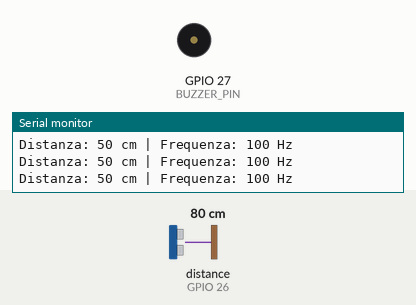
Recording of a sketch running on a simulated ESP32. Shown: buzzer (waves = sounding), the last lines printed to the serial monitor. Wiring (from diagram.json): ultrasonic range finder: trigger GPIO 25; echo GPIO 26. Inputs (shaded band) come from the test bench; at power-on: distance to the obstacle (sensor on GPIO 26) 80 cm. The echo pulse lasts 58.3 µs per cm.

Above: at 1.2 s.
1.3 s: distance to the obstacle (sensor on GPIO 26) set to 2 cm
At 2.2 s:
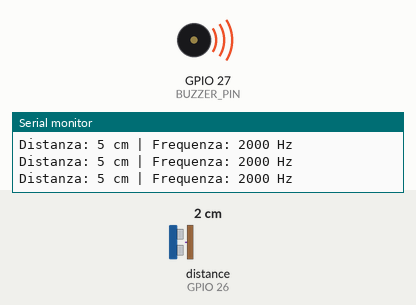
2.8 s: distance to the obstacle (sensor on GPIO 26) set to 60 cm
At 3.7 s:
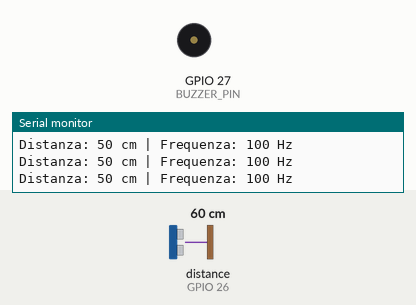
4.3 s: distance to the obstacle (sensor on GPIO 26) set to 4 cm
At 5.4 s:
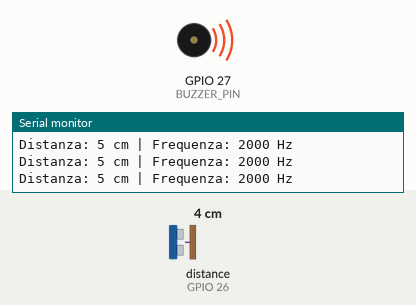
Timing chart, 0 to 7.3 s (numbered marks = the images above; inputs shaded):
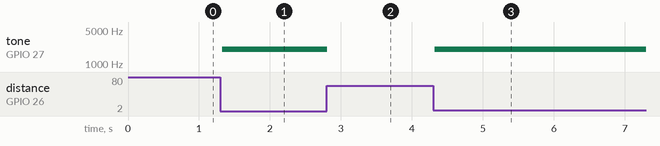

The sketch:

Buzzer_07_theremin_digitale.ino
```cpp
#include <Arduino.h>

// Theremin digitale con sensore ad ultrasuoni
const int BUZZER_PIN = 27;
const int US_TRIG_PIN = 25;    // Trigger del sensore HC-SR04
const int US_ECHO_PIN = 26;   // Echo del sensore HC-SR04

// Parametri del theremin
const int minFreq = 100;   // Frequenza minima (Hz)
const int maxFreq = 2000;  // Frequenza massima (Hz)
const int minDist = 5;     // Distanza minima (cm)
const int maxDist = 50;    // Distanza massima (cm)

void setup() {
  pinMode(BUZZER_PIN, OUTPUT);
  pinMode(US_TRIG_PIN, OUTPUT);
  pinMode(US_ECHO_PIN, INPUT);
  Serial.begin(115200);
  Serial.println("Theremin digitale attivo");
}

void loop() {
  // Misura la distanza
  long duration, distance;

  // Invia impulso ultrasonico
  digitalWrite(US_TRIG_PIN, LOW);
  delayMicroseconds(2);
  digitalWrite(US_TRIG_PIN, HIGH);
  delayMicroseconds(10);
  digitalWrite(US_TRIG_PIN, LOW);

  // Calcola la distanza
  duration = pulseIn(US_ECHO_PIN, HIGH, 30000UL);
  if (duration==0) { noTone(BUZZER_PIN); Serial.println("ERR ECO"); delay(50); return; }
  distance = duration / 58;  // Conversione in cm

  // Limita la distanza nell'intervallo definito
  distance = constrain(distance, minDist, maxDist);

  // Mappa la distanza alla frequenza
  int frequency = map(distance, minDist, maxDist, maxFreq, minFreq);

  // Mostra i valori sulla seriale
  Serial.print("Distanza: ");
  Serial.print(distance);
  Serial.print(" cm | Frequenza: ");
  Serial.print(frequency);
  Serial.println(" Hz");

  // Genera il tono corrispondente
  tone(BUZZER_PIN, frequency);

  // Se la mano è troppo lontana, ferma il suono
  if (distance >= maxDist) {
    noTone(BUZZER_PIN);
  }

  delay(50);  // Piccolo ritardo per stabilità
}
```

Measured:
- after the input at 1.3 s, tone on GPIO 27 (BUZZER_PIN): silent → 2000 Hz at once
- after the input at 2.8 s, tone on GPIO 27 (BUZZER_PIN): 2000 Hz → silent at once
- after the input at 4.3 s, tone on GPIO 27 (BUZZER_PIN): silent → 2000 Hz at once
